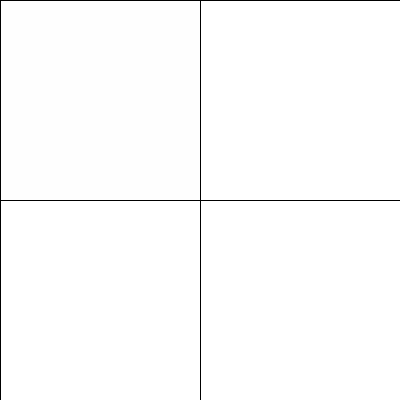
Frame 1 (no input)
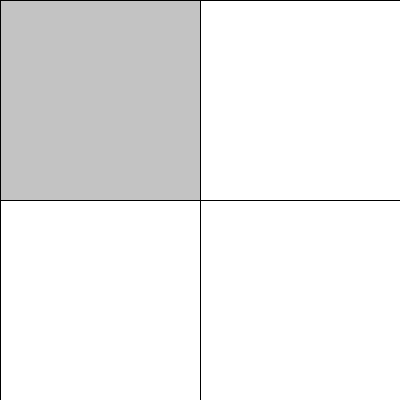
Frame 60 (the mouse pressed at the canvas centre just before this capture)
Frame 120 (the mouse held since frame 60 and released just before this capture): identical to frame 60, image omitted

The Processing sketch that drew these frames (run headless with seeded random() and noise(); from frame 60 on, the mouse is pressed at the canvas centre):

// Processing sketch: processing_112138
// ── processing_112138.pde

// Exercise 5-6. Fading square tiles in and out based on mouse position.

int centerAxis;
int fillColorUpperLeft = 255;
int fillColorUpperRight = 255;
int fillColorLowerLeft = 255;
int fillColorLowerRight = 255;

void setup() {
  size(400, 400);
  centerAxis = width / 2;
  background(255);
}

void draw() {
  background(255);
  stroke(0);
  if (mouseX < centerAxis && mouseY < centerAxis) {
    --fillColorUpperLeft;
    ++fillColorUpperRight;
    ++fillColorLowerLeft;
    ++fillColorLowerRight;
  } else if (mouseX > centerAxis && mouseY < centerAxis) {
    --fillColorUpperRight;
    ++fillColorUpperLeft;
    ++fillColorLowerLeft;
    ++fillColorLowerRight;
  } else if (mouseX < centerAxis && mouseY > centerAxis) {
    --fillColorLowerLeft;
    ++fillColorUpperLeft;
    ++fillColorUpperRight;
    ++fillColorLowerRight;
  } else if (mouseX > centerAxis && mouseY > centerAxis)  {
    --fillColorLowerRight;
    ++fillColorUpperLeft;
    ++fillColorUpperRight;
    ++fillColorLowerLeft;
  }
  fillColorUpperLeft = constrain(fillColorUpperLeft, 0, 255);
  fillColorUpperRight = constrain(fillColorUpperRight, 0, 255);
  fillColorLowerLeft = constrain(fillColorLowerLeft, 0, 255);
  fillColorLowerRight = constrain(fillColorLowerRight, 0, 255);
  fill(fillColorUpperLeft);
  rect(0, 0, centerAxis, centerAxis);
  fill(fillColorUpperRight);
  rect(centerAxis, 0, width, centerAxis);
  fill(fillColorLowerLeft);
  rect(0, centerAxis, centerAxis, centerAxis);
  fill(fillColorLowerRight);
  rect(centerAxis, centerAxis, height, width);
}
